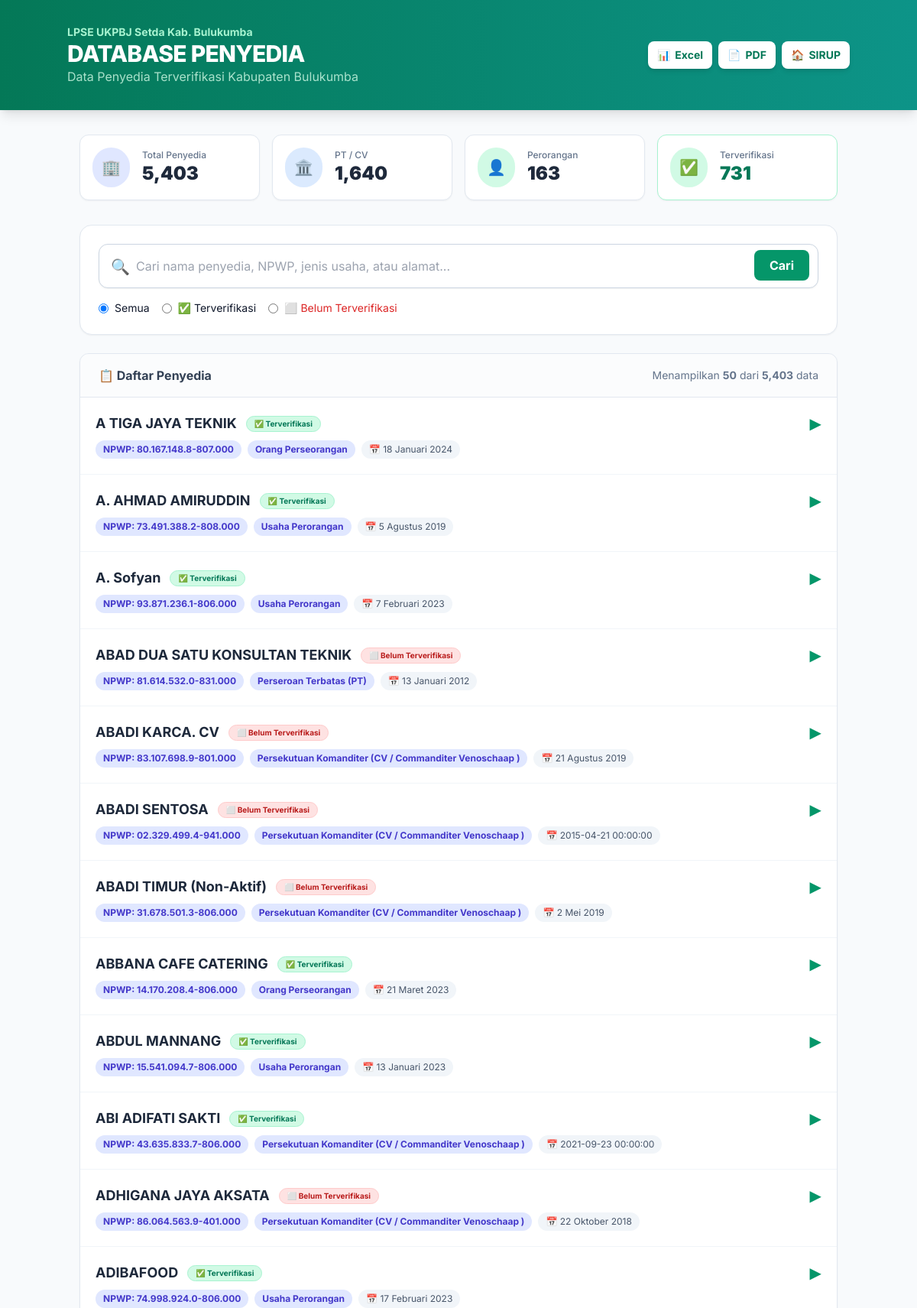
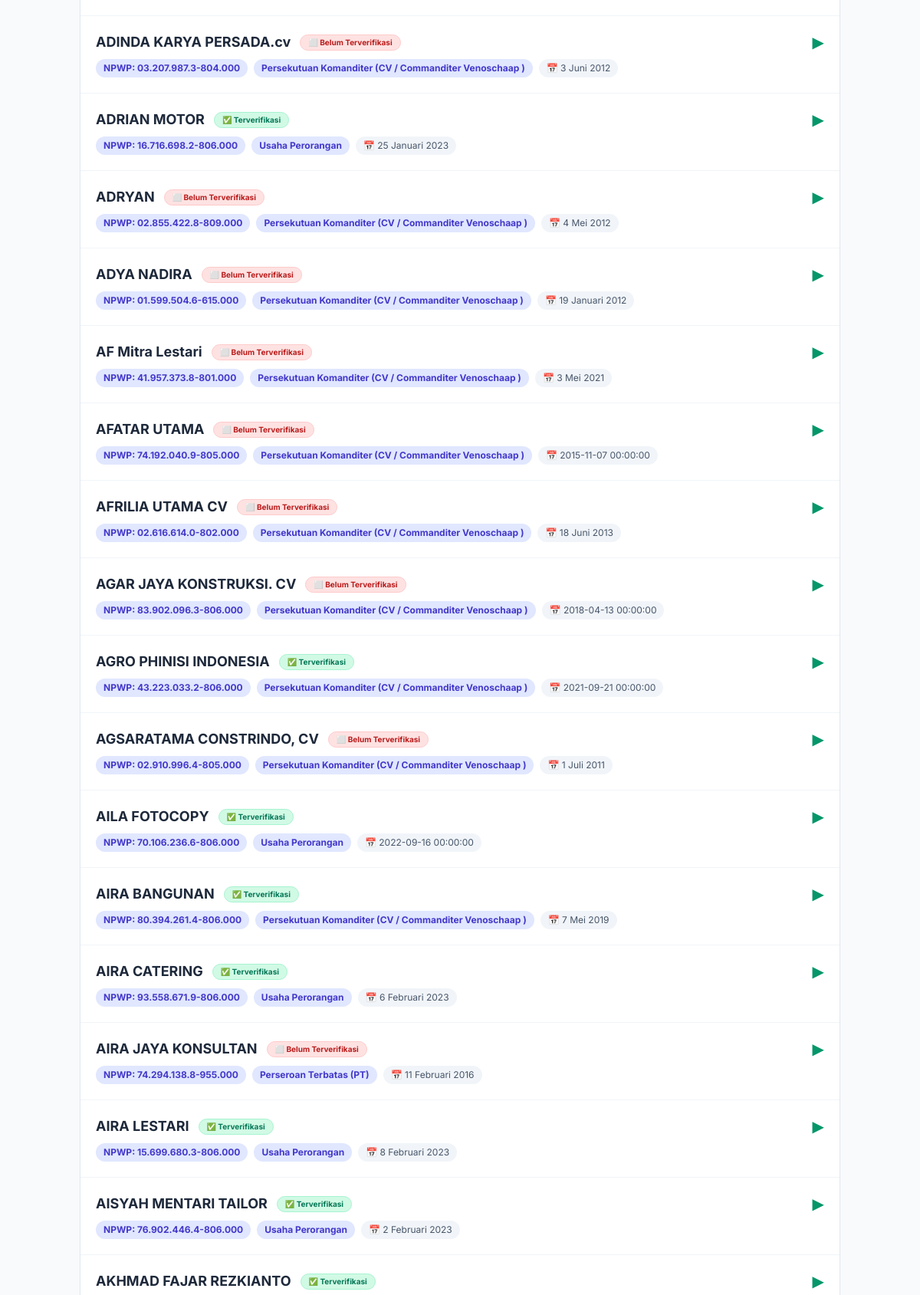
/penyedia (upper part), run on the app's committed database (2 pictures, top to bottom).
### tables this page shows
CREATE TABLE penyedia (
    id INTEGER PRIMARY KEY AUTOINCREMENT,
    nama TEXT,
    npwp TEXT,
    email TEXT,
    tanggal_daftar TEXT,
    jenis_usaha TEXT,
    alamat TEXT,
    telepon TEXT,
    terverifikasi INTEGER DEFAULT 0
);

### app.py (the view)
@app.route('/penyedia')
def list_penyedia():
    search_query = request.args.get('search', '')
    verif_filter = request.args.get('verif', '')
    page = int(request.args.get('page', 1))
    per_page = 50
    offset = (page - 1) * per_page
    conn = get_db_connection()
    count_query = "SELECT COUNT(*) FROM penyedia WHERE 1=1"
    data_query = "SELECT * FROM penyedia WHERE 1=1"
    params = []
    if search_query:
        count_query += " AND (nama LIKE ? OR npwp LIKE ? OR jenis_usaha LIKE ? OR alamat LIKE ?)"
        data_query += " AND (nama LIKE ? OR npwp LIKE ? OR jenis_usaha LIKE ? OR alamat LIKE ?)"
        sq = f'%{search_query}%'
        params.extend([sq, sq, sq, sq])
    if verif_filter == 'verified':
        count_query += " AND terverifikasi = 1"
        data_query += " AND terverifikasi = 1"
    elif verif_filter == 'unverified':
        count_query += " AND (terverifikasi IS NULL OR terverifikasi = 0)"
        data_query += " AND (terverifikasi IS NULL OR terverifikasi = 0)"
    elif verif_filter == 'pt':
        count_query += " AND jenis_usaha LIKE '%PT%'"
        data_query += " AND jenis_usaha LIKE '%PT%'"
    elif verif_filter == 'perorangan':
        count_query += " AND (jenis_usaha LIKE '%Perorangan%' OR jenis_usaha LIKE '%Usaha Perorangan%')"
        data_query += " AND (jenis_usaha LIKE '%Perorangan%' OR jenis_usaha LIKE '%Usaha Perorangan%')"
    total_count = conn.execute(count_query, params).fetchone()[0] or 0
    data_query += " ORDER BY nama ASC LIMIT ? OFFSET ?"
    data_params = params + [per_page, offset]
    vendors = conn.execute(data_query, data_params).fetchall()
    total_vendors = conn.execute("SELECT COUNT(*) FROM penyedia").fetchone()[0] or 0
    total_pt = conn.execute("SELECT COUNT(*) FROM penyedia WHERE jenis_usaha LIKE '%PT%'").fetchone()[0] or 0
    total_perorangan = conn.execute("SELECT COUNT(*) FROM penyedia WHERE jenis_usaha LIKE '%Perorangan%'").fetchone()[0] or 0
    total_lainnya = total_vendors - total_pt - total_perorangan
    total_verified = conn.execute("SELECT COUNT(*) FROM penyedia WHERE terverifikasi = 1").fetchone()[0] or 0
    conn.close()
    return render_template('penyedia.html',
                           vendors=vendors, total_count=total_count,
                           total_vendors=total_vendors, total_pt=total_pt,
                           total_perorangan=total_perorangan, total_lainnya=total_lainnya,
                           total_verified=total_verified,
                           search_query=search_query, verif_filter=verif_filter,
                           page=page, per_page=per_page)

### app.py (called while the page is built)
def get_db_connection():
    conn = sqlite3.connect(DB_PATH)
    conn.row_factory = sqlite3.Row
    return conn

### templates/penyedia.html (shortened to what this page needs)
<!DOCTYPE html>
<html lang="id">
<head>
    <script src="https://cdn.tailwindcss.com"></script>
</head>
<body class="bg-slate-50 text-slate-900 min-h-screen">
    <header class="bg-gradient-to-r from-emerald-700 to-teal-600 text-white py-8 px-4 shadow-lg">
        <div class="container mx-auto">
            <div class="flex flex-col md:flex-row justify-between items-center gap-4">
                <div>
                    <p class="text-emerald-200 text-sm font-bold">LPSE UKPBJ Setda Kab. Bulukumba</p>
                    <h1 class="text-3xl font-extrabold tracking-tight">DATABASE PENYEDIA</h1>
                    <p class="text-emerald-100 opacity-80">Data Penyedia Terverifikasi Kabupaten Bulukumba</p>
                </div>
                <div class="flex gap-2">
                    <a href="/penyedia/export?search={{ search_query }}&verif={{ verif_filter }}&format=xlsx"
                       class="bg-white text-emerald-700 px-3 py-2 rounded-lg font-bold hover:bg-emerald-50 transition flex items-center gap-1.5 shadow-md text-sm">
                       <span>📊</span> Excel
                    </a>
                    <a href="/penyedia/export?search={{ search_query }}&verif={{ verif_filter }}&format=pdf"
                       class="bg-white text-emerald-700 px-3 py-2 rounded-lg font-bold hover:bg-emerald-50 transition flex items-center gap-1.5 shadow-md text-sm">
                       <span>📄</span> PDF
                    </a>
                    <a href="/" class="bg-white text-emerald-700 px-3 py-2 rounded-lg font-bold hover:bg-emerald-50 transition flex items-center gap-1.5 shadow-md text-sm">
                        <span>🏠</span> SIRUP
                    </a>
                </div>
            </div>
        </div>
    </header>
    <main class="container mx-auto py-8 px-4">
        <div class="grid grid-cols-2 md:grid-cols-4 gap-4 mb-8">
            <a href="/penyedia" class="bg-white p-4 rounded-xl shadow-sm border border-slate-200 flex items-center gap-4 hover:shadow-md hover:border-indigo-300 transition cursor-pointer">
                <div class="bg-indigo-100 p-3 rounded-full text-indigo-600 text-xl">🏢</div>
                <div>
                    <p class="text-xs text-slate-500 font-medium">Total Penyedia</p>
                    <p class="text-2xl font-black text-slate-800">{{ "{:,}".format(total_vendors) }}</p>
                </div>
            </a>
            <a href="/penyedia?verif=pt" class="bg-white p-4 rounded-xl shadow-sm border border-slate-200 flex items-center gap-4 hover:shadow-md hover:border-blue-300 transition cursor-pointer">
                <div class="bg-blue-100 p-3 rounded-full text-blue-600 text-xl">🏛️</div>
                <div>
                    <p class="text-xs text-slate-500 font-medium">PT / CV</p>
                    <p class="text-2xl font-black text-slate-800">{{ "{:,}".format(total_pt) }}</p>
                </div>
            </a>
            <a href="/penyedia?verif=perorangan" class="bg-white p-4 rounded-xl shadow-sm border border-slate-200 flex items-center gap-4 hover:shadow-md hover:border-emerald-300 transition cursor-pointer">
                <div class="bg-emerald-100 p-3 rounded-full text-emerald-600 text-xl">👤</div>
                <div>
                    <p class="text-xs text-slate-500 font-medium">Perorangan</p>
                    <p class="text-2xl font-black text-slate-800">{{ "{:,}".format(total_perorangan) }}</p>
                </div>
            </a>
            <a href="/penyedia?verif=verified" class="bg-white p-4 rounded-xl shadow-sm border border-emerald-200 flex items-center gap-4 bg-emerald-50/30 hover:shadow-md hover:border-emerald-400 transition cursor-pointer">
                <div class="bg-emerald-100 p-3 rounded-full text-emerald-600 text-xl">✅</div>
                <div>
                    <p class="text-xs text-slate-500 font-medium">Terverifikasi</p>
                    <p class="text-2xl font-black text-emerald-700">{{ "{:,}".format(total_verified) if total_verified is defined else "0" }}</p>
                </div>
            </a>
        </div>
        <div class="bg-white rounded-2xl shadow-sm border border-slate-200 p-6 mb-6">
            <form method="GET" action="/penyedia" class="space-y-4">
                <div class="relative">
                    <input type="text" name="search" value="{{ search_query }}"
                           placeholder="Cari nama penyedia, NPWP, jenis usaha, atau alamat..."
                           class="w-full p-4 pl-12 border border-slate-300 rounded-xl focus:ring-2 focus:ring-emerald-500 outline-none transition shadow-sm text-base">
                    <span class="absolute left-4 top-4 text-slate-400 text-xl">🔍</span>
                    <button type="submit" class="absolute right-3 top-2 bg-emerald-600 text-white px-5 py-2 rounded-lg font-bold hover:bg-emerald-700 transition">Cari</button>
                </div>
                <div class="flex gap-4 text-sm">
                    <label class="flex items-center gap-2 cursor-pointer">
                        <input type="radio" name="verif" value="" {{ 'checked' if not verif_filter or verif_filter == '' }} onchange="this.form.submit()" class="text-emerald-600">
                        <span>Semua</span>
                    </label>
                    <label class="flex items-center gap-2 cursor-pointer">
                        <input type="radio" name="verif" value="verified" {{ 'checked' if verif_filter == 'verified' }} onchange="this.form.submit()" class="text-emerald-600">
                        <span>✅ Terverifikasi</span>
                    </label>
                    <label class="flex items-center gap-2 cursor-pointer">
                        <input type="radio" name="verif" value="unverified" {{ 'checked' if verif_filter == 'unverified' }} onchange="this.form.submit()" class="text-emerald-600">
                        <span class="text-red-600">⬜ Belum Terverifikasi</span>
                    </label>
                </div>
            </form>
        </div>
        <div class="bg-white rounded-xl shadow-sm border border-slate-200 overflow-hidden mb-6">
            <div class="px-6 py-4 border-b border-slate-200 bg-slate-50/50 flex justify-between items-center">
                <h2 class="font-bold text-slate-700">📋 Daftar Penyedia</h2>
                <p class="text-sm text-slate-500">Menampilkan <b>{{ vendors|length }}</b> dari <b>{{ "{:,}".format(total_count) }}</b> data</p>
            </div>
            <div class="divide-y divide-slate-100">
                {% for v in vendors %}
                <div class="p-5 hover:bg-emerald-50/30 transition cursor-pointer" onclick="toggleVendor('v-{{ v.id }}')">
                    <div class="flex justify-between items-start gap-4">
                        <div class="flex-1">
                            <div class="flex items-center gap-3 flex-wrap">
                                <h3 class="font-bold text-slate-800 text-lg">{{ v.nama }}</h3>
                                {% if v.terverifikasi == 1 %}
                                <span class="px-2.5 py-0.5 bg-emerald-100 text-emerald-700 rounded-full text-[10px] font-bold border border-emerald-200 flex items-center gap-1">
                                    ✅ Terverifikasi
                                </span>
                                {% else %}
                                <span class="px-2.5 py-0.5 bg-red-100 text-red-700 rounded-full text-[10px] font-bold border border-red-200">
                                    ⬜ Belum Terverifikasi
                                </span>
                                {% endif %}
                            </div>
                            <div class="flex flex-wrap gap-2 mt-2">
                                <span class="px-2.5 py-1 bg-indigo-100 text-indigo-700 rounded-full text-xs font-bold">NPWP: {{ v.npwp }}</span>
                                {% if v.jenis_usaha and v.jenis_usaha != '-' %}
                                <span class="px-2.5 py-1 bg-indigo-100 text-indigo-700 rounded-full text-xs font-bold">{{ v.jenis_usaha }}</span>
                                {% endif %}
                                {% if v.tanggal_daftar and v.tanggal_daftar != '-' %}
                                <span class="px-2.5 py-1 bg-slate-100 text-slate-600 rounded-full text-xs">📅 {{ v.tanggal_daftar }}</span>
                                {% endif %}
                            </div>
                        </div>
                        <div class="text-emerald-600 text-xl transition" id="arrow-{{ v.id }}">▶</div>
                    </div>
                </div>
                {% endfor %}
            </div>
        </div>
    </main>
</body>
</html>

### templates/penyedia.html (style rules this page uses)
body { font-family: 'Inter', sans-serif; }

### data on the page
penyedia: nama "A TIGA JAYA TEKNIK", terverifikasi "✅ Terverifikasi", npwp "80.167.148.8-807.000", jenis_usaha "Orang Perseorangan", tanggal_daftar "18 Januari 2024"
penyedia: nama "A. AHMAD AMIRUDDIN", terverifikasi "✅ Terverifikasi", npwp "73.491.388.2-808.000", jenis_usaha "Usaha Perorangan", tanggal_daftar "5 Agustus 2019"
penyedia: nama "A. Sofyan", terverifikasi "✅ Terverifikasi", npwp "93.871.236.1-806.000", jenis_usaha "Usaha Perorangan", tanggal_daftar "7 Februari 2023"
penyedia: nama "ABAD DUA SATU KONSULTAN TEKNIK", terverifikasi "⬜ Belum Terverifikasi", npwp "81.614.532.0-831.000", jenis_usaha "Perseroan Terbatas (PT)", tanggal_daftar "13 Januari 2012"
penyedia: nama "ABADI KARCA. CV", terverifikasi "⬜ Belum Terverifikasi", npwp "83.107.698.9-801.000", jenis_usaha "Persekutuan Komanditer (CV / Commanditer Venoschaap )", tanggal_daftar "21 Agustus 2019"
penyedia: nama "ABADI SENTOSA", terverifikasi "⬜ Belum Terverifikasi", npwp "02.329.499.4-941.000", jenis_usaha "Persekutuan Komanditer (CV / Commanditer Venoschaap )", tanggal_daftar "2015-04-21 00:00:00"
penyedia: nama "ABADI TIMUR (Non-Aktif)", terverifikasi "⬜ Belum Terverifikasi", npwp "31.678.501.3-806.000", jenis_usaha "Persekutuan Komanditer (CV / Commanditer Venoschaap )", tanggal_daftar "2 Mei 2019"
penyedia: nama "ABBANA CAFE CATERING", terverifikasi "✅ Terverifikasi", npwp "14.170.208.4-806.000", jenis_usaha "Orang Perseorangan", tanggal_daftar "21 Maret 2023"
penyedia: nama "ABDUL MANNANG", terverifikasi "✅ Terverifikasi", npwp "15.541.094.7-806.000", jenis_usaha "Usaha Perorangan", tanggal_daftar "13 Januari 2023"
penyedia: nama "ABI ADIFATI SAKTI", terverifikasi "✅ Terverifikasi", npwp "43.635.833.7-806.000", jenis_usaha "Persekutuan Komanditer (CV / Commanditer Venoschaap )", tanggal_daftar "2021-09-23 00:00:00"
penyedia: nama "ADIBAFOOD", terverifikasi "✅ Terverifikasi", npwp "74.998.924.0-806.000", jenis_usaha "Usaha Perorangan", tanggal_daftar "17 Februari 2023"
penyedia: nama "ADINDA KARYA PERSADA.cv", terverifikasi "⬜ Belum Terverifikasi", npwp "03.207.987.3-804.000", jenis_usaha "Persekutuan Komanditer (CV / Commanditer Venoschaap )", tanggal_daftar "3 Juni 2012"
penyedia: nama "ADRIAN MOTOR", terverifikasi "✅ Terverifikasi", npwp "16.716.698.2-806.000", jenis_usaha "Usaha Perorangan", tanggal_daftar "25 Januari 2023"
penyedia: nama "ADRYAN", terverifikasi "⬜ Belum Terverifikasi", npwp "02.855.422.8-809.000", jenis_usaha "Persekutuan Komanditer (CV / Commanditer Venoschaap )", tanggal_daftar "4 Mei 2012"
penyedia: nama "ADYA NADIRA", terverifikasi "⬜ Belum Terverifikasi", npwp "01.599.504.6-615.000", jenis_usaha "Persekutuan Komanditer (CV / Commanditer Venoschaap )", tanggal_daftar "19 Januari 2012"
penyedia: nama "AF Mitra Lestari", terverifikasi "⬜ Belum Terverifikasi", npwp "41.957.373.8-801.000", jenis_usaha "Persekutuan Komanditer (CV / Commanditer Venoschaap )", tanggal_daftar "3 Mei 2021"
penyedia: nama "AFATAR UTAMA", terverifikasi "⬜ Belum Terverifikasi", npwp "74.192.040.9-805.000", jenis_usaha "Persekutuan Komanditer (CV / Commanditer Venoschaap )", tanggal_daftar "2015-11-07 00:00:00"
penyedia: nama "AGRO PHINISI INDONESIA", terverifikasi "✅ Terverifikasi", npwp "43.223.033.2-806.000", jenis_usaha "Persekutuan Komanditer (CV / Commanditer Venoschaap )", tanggal_daftar "2021-09-21 00:00:00"
penyedia: nama "AGSARATAMA CONSTRINDO, CV", terverifikasi "⬜ Belum Terverifikasi", npwp "02.910.996.4-805.000", jenis_usaha "Persekutuan Komanditer (CV / Commanditer Venoschaap )", tanggal_daftar "1 Juli 2011"
penyedia: nama "AILA FOTOCOPY", terverifikasi "✅ Terverifikasi", npwp "70.106.236.6-806.000", jenis_usaha "Usaha Perorangan", tanggal_daftar "2022-09-16 00:00:00"
penyedia: nama "AIRA BANGUNAN", terverifikasi "✅ Terverifikasi", npwp "80.394.261.4-806.000", jenis_usaha "Persekutuan Komanditer (CV / Commanditer Venoschaap )", tanggal_daftar "7 Mei 2019"
penyedia: nama "AIRA CATERING", terverifikasi "✅ Terverifikasi", npwp "93.558.671.9-806.000", jenis_usaha "Usaha Perorangan", tanggal_daftar "6 Februari 2023"
penyedia: nama "AIRA LESTARI", terverifikasi "✅ Terverifikasi", npwp "15.699.680.3-806.000", jenis_usaha "Usaha Perorangan", tanggal_daftar "8 Februari 2023"
penyedia: nama "AISYAH MENTARI TAILOR", terverifikasi "✅ Terverifikasi", npwp "76.902.446.4-806.000", jenis_usaha "Usaha Perorangan", tanggal_daftar "2 Februari 2023"
penyedia: nama "AKHMAD FAJAR REZKIANTO", terverifikasi "✅ Terverifikasi"

### other printed values
{{ "{:,}".format(total_vendors) }} "5,403"
{{ "{:,}".format(total_pt) }} "1,640"
{{ "{:,}".format(total_perorangan) }} "163"
{{ "{:,}".format(total_verified) if total_verified is defined else "0" }} "731"
{{ vendors|length }} "50"
{{ "{:,}".format(total_count) }} "5,403"
{{ v.nama }} "ADHIGANA JAYA AKSATA" "AFRILIA UTAMA CV" "AGAR JAYA KONSTRUKSI. CV" "AIRA JAYA KONSULTAN"
{{ v.npwp }} "86.064.563.9-401.000" "02.616.614.0-802.000" "83.902.096.3-806.000" "74.294.138.8-955.000"
{{ v.jenis_usaha }} "Persekutuan Komanditer (CV / Commanditer Venoschaap )" "Persekutuan Komanditer (CV / Commanditer Venoschaap )" "Persekutuan Komanditer (CV / Commanditer Venoschaap )" "Perseroan Terbatas (PT)"
{{ v.tanggal_daftar }} "22 Oktober 2018" "18 Juni 2013" "2018-04-13 00:00:00" "11 Februari 2016"
